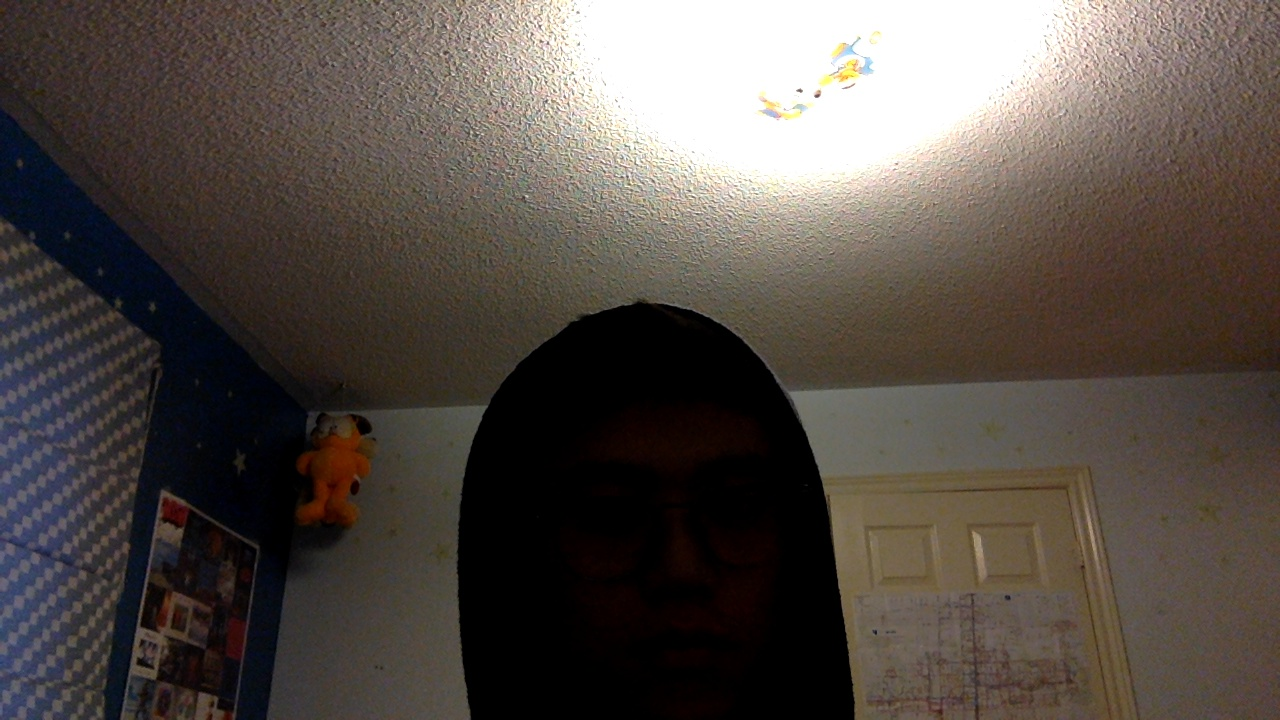
#> input picture experimental/retinex/data/retinex_without_01.jpg, 1280 x 720 px, given in place of viola_detect.jpg, which was not available
$ python meanshift.py
#> lines starting #> are read from the running program, lines starting #| are printed output that depends on the picture; after the words box and inside, x2 and y2 are one past the last pixel; in counts of white or black regions, pixels touching at a corner belong together; pictures that were not available may be replaced by others from this repository, and a replacement may not be noted
import numpy as np
import cv2
import time
from matplotlib import pyplot as plt

out = open('meanshift.out', 'w')
cap = cv2.VideoCapture(0)

# setup initial location of window
# simply hardcoded the values
c,r,w,h = 0,0,150,150
track_window = (c,r,w,h)

frame = cv2.imread('viola_detect.jpg')
#> frame is the input picture: shape (720, 1280, 3); mean B, G, R 71.9, 77.7, 85.7

hsv_roi =  cv2.cvtColor(frame, cv2.COLOR_BGR2HSV)
#> hsv_roi: shape (720, 1280, 3); mean H, S, V 28.3, 72.5, 87.4
roi_hist = cv2.calcHist([hsv_roi], [0, 1], None, [180, 180], [0, 180, 0, 180])
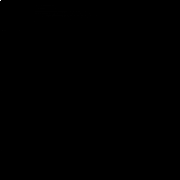
#> roi_hist: shape (180, 180) float32; min 0, max 145359, mean 25.6; drawn with min black and max white

cv2.normalize(roi_hist,roi_hist,0,255,cv2.NORM_MINMAX)

# Setup the termination criteria, either 10 iteration or move by atleast 1 pt
term_crit = ( cv2.TERM_CRITERIA_EPS | cv2.TERM_CRITERIA_COUNT, 10, 1 )

while(1):
    ret,frame = cap.read()

    if ret == True:
        hsv = cv2.cvtColor(frame, cv2.COLOR_BGR2HSV)
        dst = cv2.calcBackProject([hsv],[0,1],roi_hist,[0,180,0,256],1)
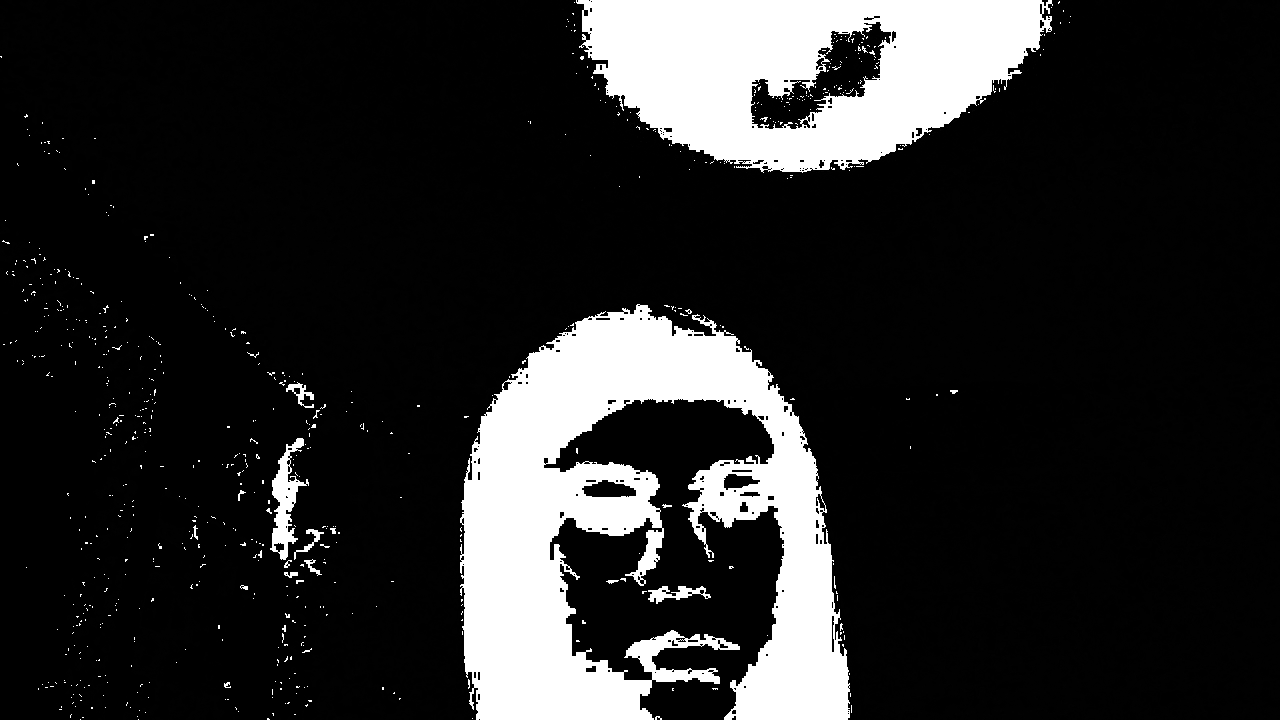
#> dst: shape (720, 1280); min 0, max 255, mean 40.5
        plt.imshow(dst)

        # apply meanshift to get the new location
        i, track_window = cv2.meanShift(dst, track_window, term_crit)
#> i = 10; track_window = (0, 72, 150, 150)

        # [7 lines of commented-out code are left out]
        x,y,w,h = track_window
#> x = 0; y = 72; w = 150; h = 150

        # Number of iterations to reach meanShift convergence, it is a
        # measure of "quality" almost
        if i > 8:
            cv2.rectangle(frame, (x,y), (x+w,y+h), (0,0,255),2)
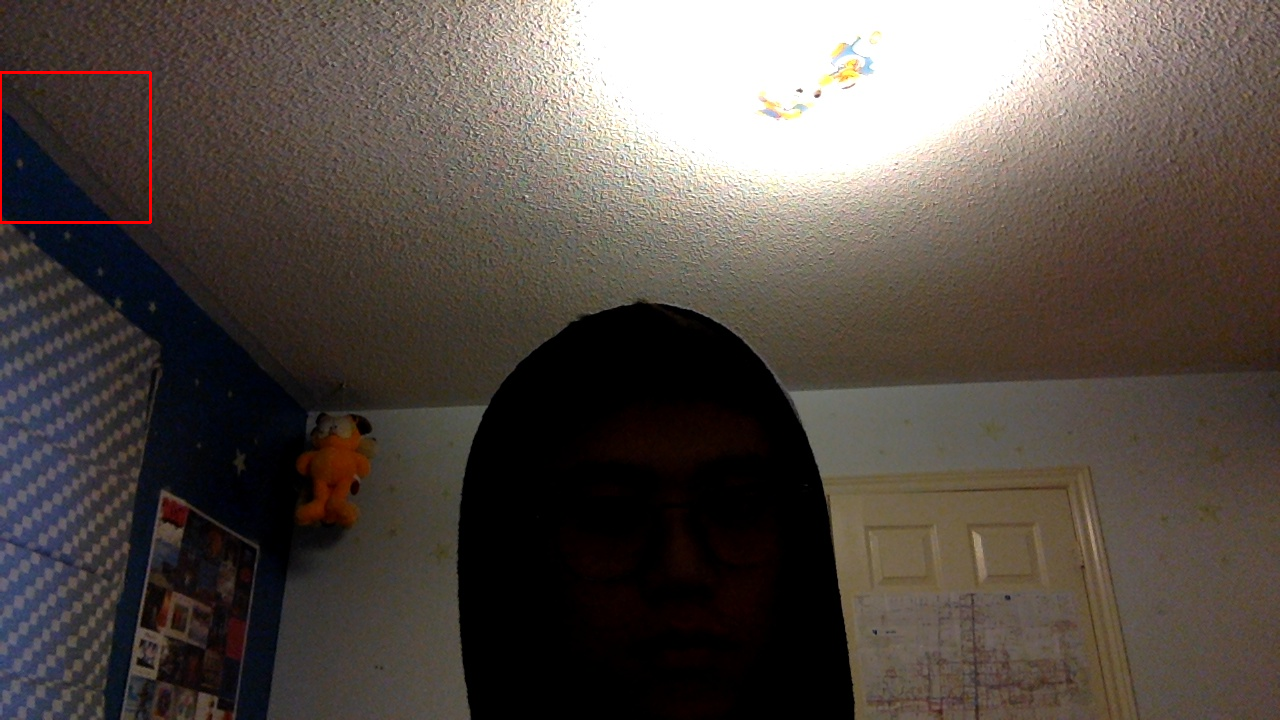
#> frame: shape (720, 1280, 3); 0.18% of pixels changed, all inside (x1, y1, x2, y2) = (0, 71, 152, 224)
            msg = str(time.time()) + ' 0\n'
            out.write(msg)
        else:
            cv2.rectangle(frame, (x,y), (x+w,y+h), (0,255,0),2)
            msg = str(time.time()) + ' 1\n'
            out.write(msg)

        cv2.imshow('img2',frame)

        k = cv2.waitKey(1) & 0xff
#> (key q is pressed here)
        if k == ord('q'):
            break
        elif k == ord('s'):
            cv2.imwrite("meanshift_snap.jpg",frame)
        elif k == ord('h'):
            plt.show()

    else:
        break

out.close()
cv2.destroyAllWindows()
cap.release()
